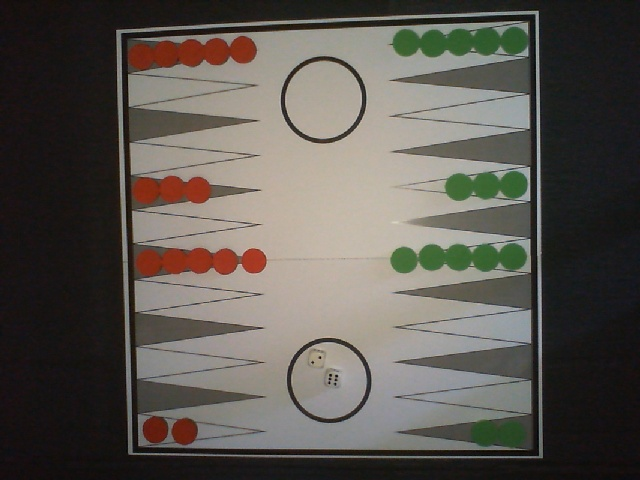
#> input picture test650783.jpg, 640 x 480 px
$ jupyter execute --allow-errors find_circles.ipynb
#> lines starting #> are read from the running program, lines starting #| are printed output that depends on the picture; after the words box and inside, x2 and y2 are one past the last pixel; in counts of white or black regions, pixels touching at a corner belong together
[cell 1]
import cv2
import numpy as np
import matplotlib.pyplot as plt

[cell 2]
im = cv2.imread('../test650783.jpg')
#> im is the input picture: shape (480, 640, 3); mean B, G, R 80.4, 86.6, 91.1
plt.imshow(im)

[cell 3]
# find circles in the image
gray = cv2.cvtColor(im, cv2.COLOR_BGR2GRAY)
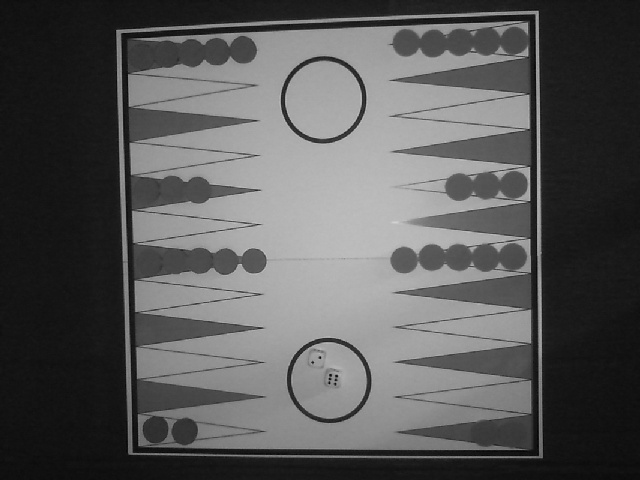
#> gray: shape (480, 640); min 3, max 210, mean 87.2
gray = cv2.medianBlur(gray, 5)
circles = cv2.HoughCircles(gray, cv2.HOUGH_GRADIENT, 1, 20, param1=50, param2=30, minRadius=30, maxRadius=50)
#> circles = [[328.5, 380.5, 38], [323.5, 99.5, 42.7]]
print(circles == None)
#| [[[False False False]
#|   [False False False]]]

[cell 4]
imcopy = im.copy()

# draw circles
if circles is not None:
    circles = np.uint16(np.around(circles))
#> circles = [[328, 380, 38], [324, 100, 43]]
    for i in circles[0, :]:
        center = (i[0], i[1])
        radius = i[2]
        cv2.circle(imcopy, center, radius, (0, 255, 0), 3)
        print(center, radius)
#> this loop made 2 passes
#| (328, 380) 38
#| (324, 100) 43
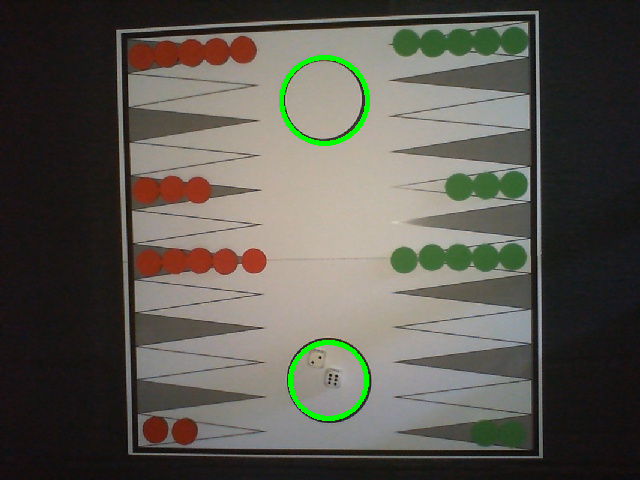
#> imcopy: shape (480, 640, 3); 0.83% of pixels changed, all inside (x1, y1, x2, y2) = (279, 55, 370, 421)

plt.imshow(imcopy)

[cell 5]
# create a mask for the circles
mask = np.zeros(im.shape[:2], dtype=np.uint8)
for i in circles[0, :]:
    center = (i[0], i[1])
    radius = i[2]
    cv2.circle(mask, center, radius, (255), -1)
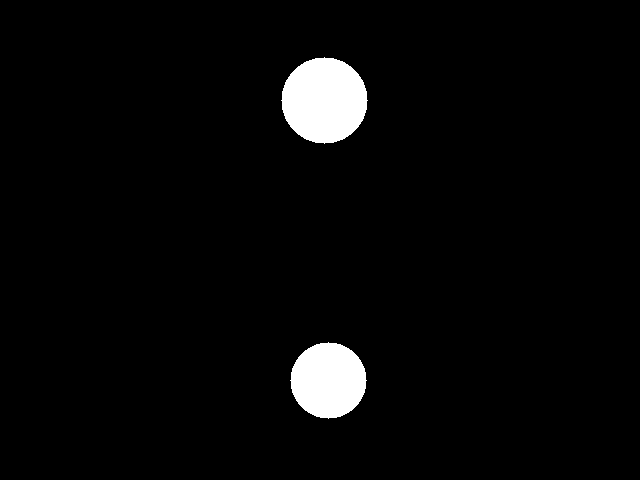
#> mask: shape (480, 640); 3.4% white; 2 white regions, box (x1, y1, x2, y2) and area: (281, 57, 368, 144) 5789, (290, 342, 367, 419) 4513

plt.imshow(mask, cmap='gray')

[cell 6]
# apply the mask to the image
masked = cv2.bitwise_and(im, im, mask=mask)
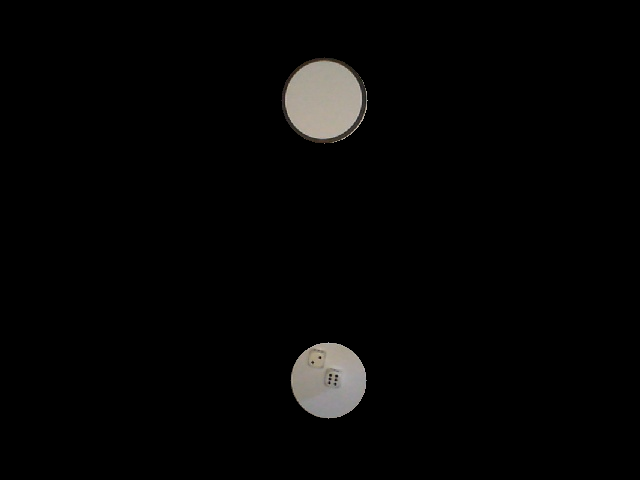
#> masked: shape (480, 640, 3); mean B, G, R 4.6, 4.9, 5.1
plt.imshow(masked)

[cell 7]
rois = []
# save the circles to separate images
for i, circle in enumerate(circles[0, :]):
    center = (circle[0], circle[1])
    radius = circle[2]
    x, y = center
    r = radius
    roi = im[y-r:y+r, x-r:x+r]
    rois.append(roi)
    plt.imshow(roi)
    cv2.imwrite(f'../circle_{i}.jpg', roi)
#> this loop made 2 passes
#> (radius, x, y, r) on passes 1 to 2: (38, 328, 380, 38), (43, 324, 100, 43)
#> pass 1, `roi = im[y-r:y+r, x-r:x+r]`:
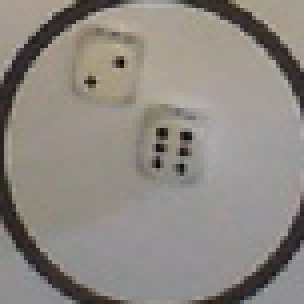
#> roi: shape (76, 76, 3) (shown 4 times larger); mean B, G, R 130.5, 136.6, 142.2
#> pass 2, `roi = im[y-r:y+r, x-r:x+r]`:
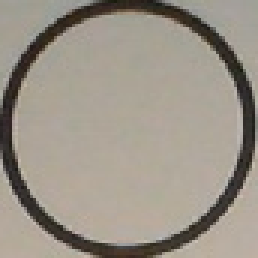
#> roi: shape (86, 86, 3) (shown 3 times larger); mean B, G, R 136.1, 147.5, 154.9
#> after the loop, rois = 2 items
#> figure, not shown here; B, G, R data is drawn as R, G, B
